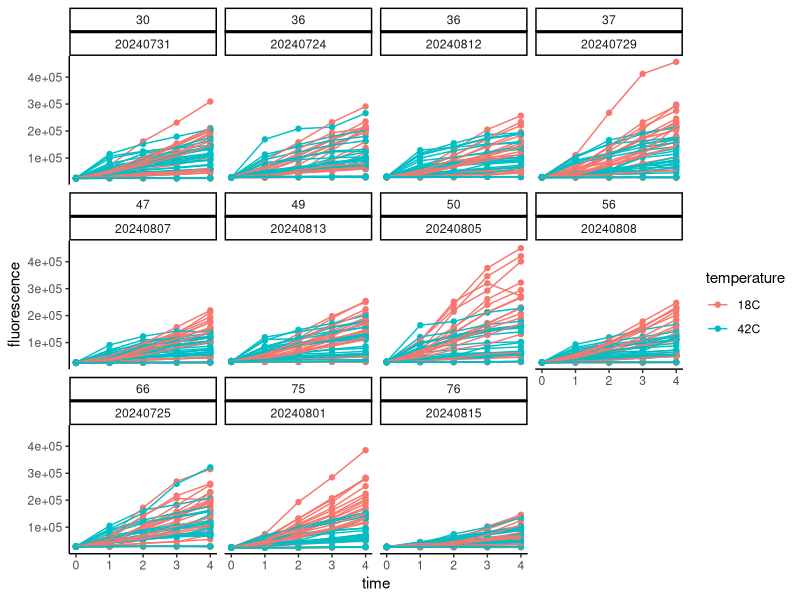
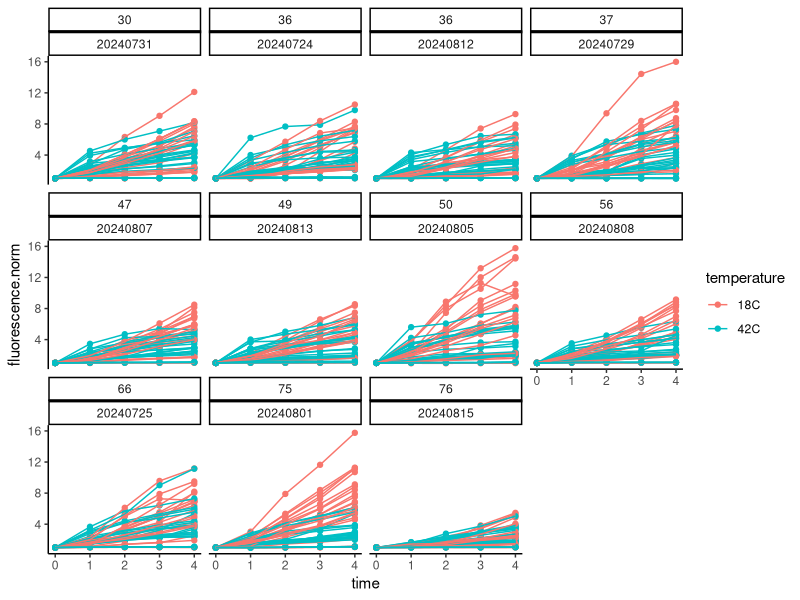
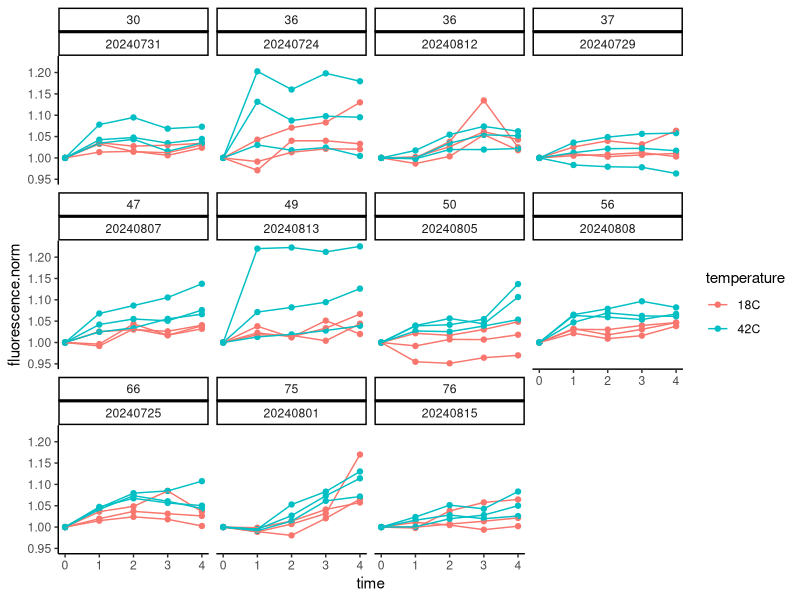
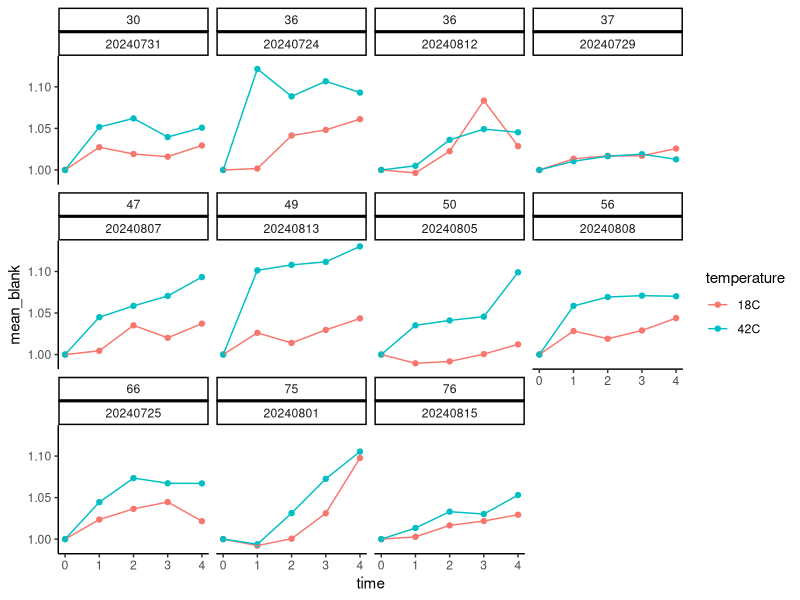
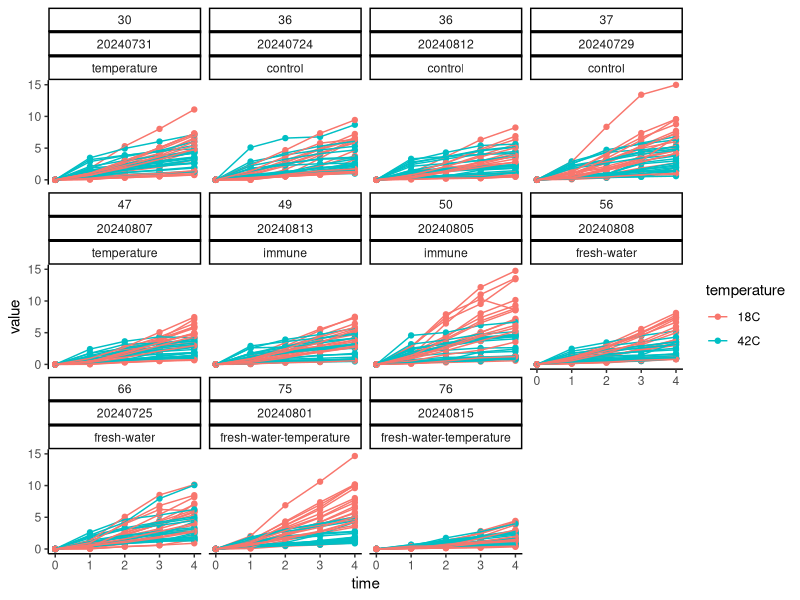
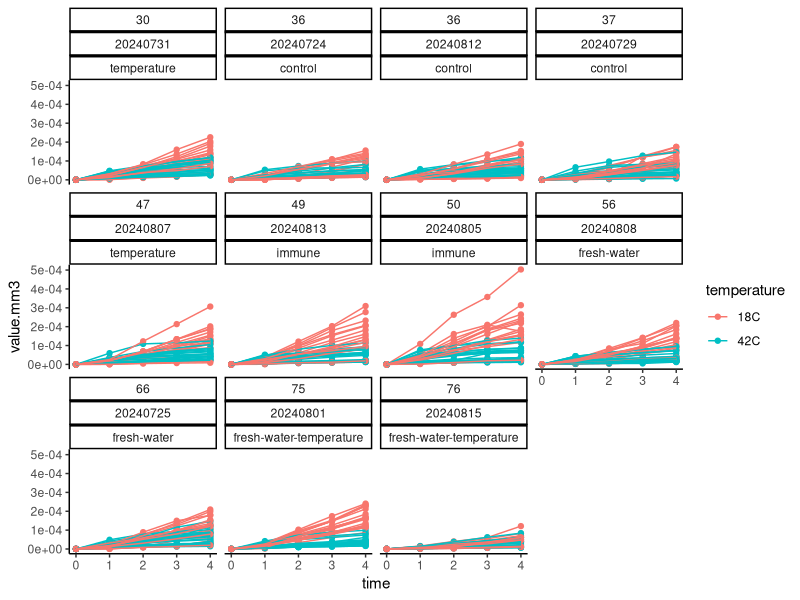
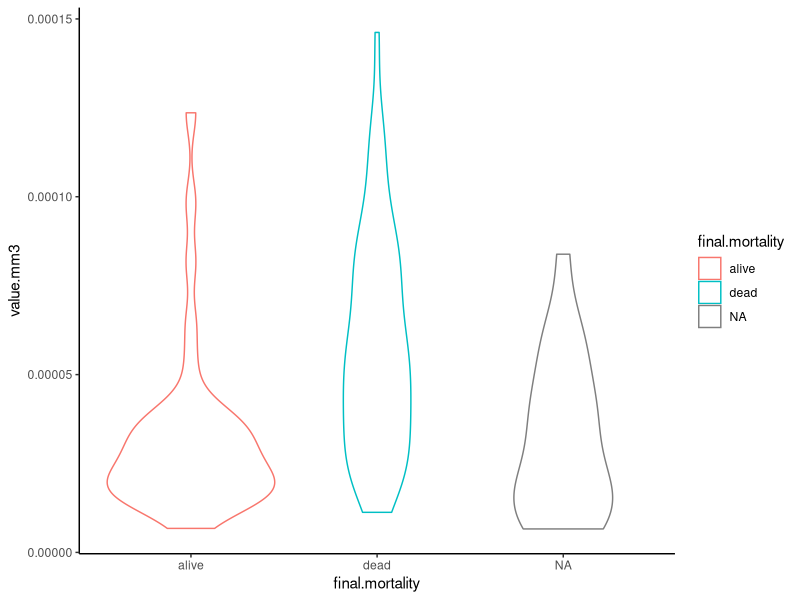
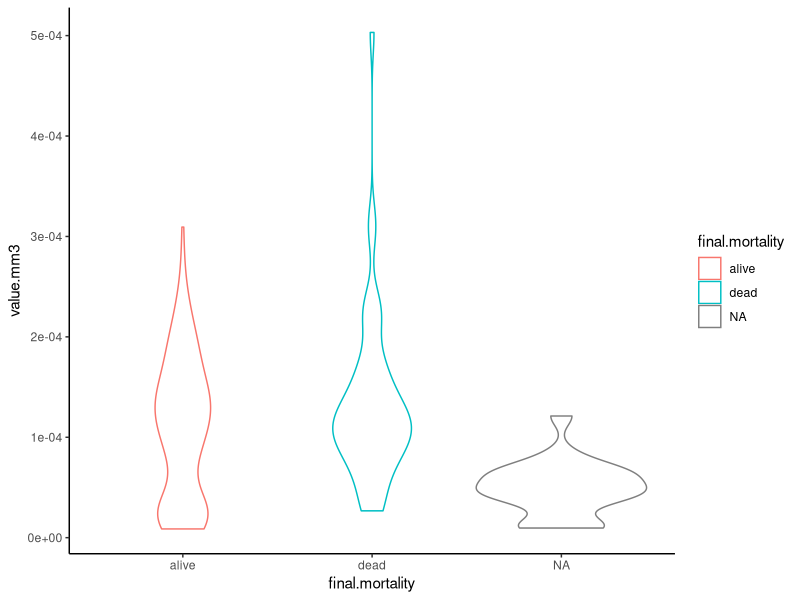

Generate these figures, in order, with R: (Note: this script raises an error after producing the figures.)
## ---- chunk 1
knitr::opts_chunk$set(echo = TRUE, warning = FALSE, message = FALSE)
## ---- chunk 2
library(MASS) 
library(tidyverse)
library(ggplot2)
library(readxl)
library(cowplot)
library(lme4)
library(lmerTest)
library(car)
library(effects)
library(emmeans)
## ---- chunk 3
#read in files
data <- read_csv("data/resazurin/resazurin_data.csv")

data<-data%>%
  pivot_longer(names_to="time", values_to="fluorescence", cols=`0`:`4`)%>%
  mutate(time=as.numeric(time))
## ---- chunk 4
surv<-read_excel("data/survival/survival_resazurin.xlsx")

surv<-surv%>%
  pivot_longer(names_to="time", values_to="status", cols=`0`:`24`)%>%
  mutate(time=as.numeric(time))%>%
  rename(date=date.resazurin, sample=oyster)%>%
  mutate(sample=as.character(sample))
## ---- chunk 5
size <- read_csv("data/resazurin/resazurin-size.csv")%>%select(!notes)%>%mutate(sample=as.character(sample))
## ---- chunk 6
data<-left_join(data, surv)

data<-left_join(data,size)
## ---- chunk 7
final<-surv%>%
  filter(time==24)%>%
  rename(final.mortality=status)%>%
  select(!time)

data<-left_join(data, final)
## ---- chunk 8
data<-data%>%
  mutate(final.mortality = case_when(
    final.mortality == 0 ~ "alive",
    final.mortality == 1 ~ "dead",
    TRUE ~ as.character(final.mortality)  # To handle any other values
  ))
## ---- chunk 9
data%>%
  ggplot(aes(x=time, y=fluorescence, colour=temperature, group=sample))+
  facet_wrap(~bag*date)+
  geom_point()+
  geom_line()+
  theme_classic()
## ---- chunk 10
data<-data%>%
  group_by(date, bag, sample, width.mm, length.mm)%>%
  arrange(date, bag, sample)%>%
  mutate(fluorescence.norm=fluorescence/first(fluorescence))
## ---- chunk 11
data%>%
  ggplot(aes(x=time, y=fluorescence.norm, colour=temperature, group=sample))+
  facet_wrap(~bag*date)+
  geom_point()+
  geom_line()+
  theme_classic()
## ---- chunk 12
data%>%
  filter(type=="blank")%>%
  ggplot(aes(x=time, y=fluorescence.norm, colour=temperature, group=sample))+
  facet_wrap(~bag*date)+
  geom_point()+
  geom_line()+
  theme_classic()
## ---- chunk 13
blanks<-data%>%
  filter(type=="blank")%>%
  group_by(date, bag, temperature, time)%>%
  summarise(mean_blank=mean(fluorescence.norm))
## ---- chunk 14
blanks%>%
  ggplot(aes(x=time, y=mean_blank, colour=temperature))+
  facet_wrap(~bag*date)+
  geom_point()+
  geom_line()+
  theme_classic()
## ---- chunk 15
data<-left_join(data, blanks)

data<-data%>%
  filter(!type=="blank")%>%
  mutate(value=fluorescence.norm-mean_blank)
## ---- chunk 16
data%>%
  ggplot(aes(x=time, y=value, colour=temperature, group=sample))+
  facet_wrap(~bag*date*hardening)+
  geom_point()+
  geom_line()+
  theme_classic()
## ---- chunk 17
data<-data%>%
  select(!type)%>%
  select(!fluorescence.norm)%>%
  select(!mean_blank)%>%
  select(!fluorescence)
## ---- chunk 18
data$volume.mm3<-(4/3) * pi * ((data$length.mm/2) * (data$width.mm/2))^2

data$value.mm3<-data$value/data$volume.mm3
## ---- chunk 19
data%>%
  ggplot(aes(x=time, y=value.mm3, colour=temperature, group=sample))+
  facet_wrap(~bag*date*hardening)+
  geom_point()+
  geom_line()+
  theme_classic()
## ---- chunk 20
data%>%
  filter(time==4)%>%
  filter(temperature=="42C")%>%
  
  ggplot(aes(x=final.mortality, y=value.mm3, colour=final.mortality))+
  geom_violin()+
  theme_classic()

data%>%
  filter(time==4)%>%
  filter(temperature=="18C")%>%
  
  ggplot(aes(x=final.mortality, y=value.mm3, colour=final.mortality))+
  geom_violin()+
  theme_classic()
## ---- chunk 21
data%>%
  filter(time==4)%>%
  
  ggplot(aes(x=volume.mm3, y=final.mortality, colour=final.mortality))+
  geom_violin()+
  theme_classic()
## ---- chunk 22
data$time<-as.factor(data$time)
## ---- chunk 23
hist(data$volume.mm3)
## ---- chunk 24
data<-data%>%
  filter(volume.mm3<150000)

hist(data$volume.mm3)
## ---- chunk 25
model.size<-lmer(sqrt(value) ~ time * temperature * scale(volume.mm3) + (1|bag) + (1|date:bag:sample), data=data)

summary(model.size)
anova(model.size)
rand(model.size)

qqPlot(residuals(model.size))

plot(Effect(c("volume.mm3"), model.size))
## ---- chunk 26
data%>%
  ggplot(aes(x=time, y=sqrt(value), colour=scale(volume.mm3), group=paste(date, bag, sample)))+
  facet_wrap(~temperature)+
  scale_colour_gradientn(colours=c("blue", "lightblue", "white","pink", "red"))+
  geom_point()+
  geom_line()+
  theme_classic()
## ---- chunk 27
final<-data%>%
  filter(time=="4")
## ---- chunk 28
model.size2<-lmer(sqrt(value) ~ temperature * scale(volume.mm3) + (1|bag), data=data)

summary(model.size2)
anova(model.size2)
rand(model.size2)

qqPlot(residuals(model.size2))

plot(Effect(c("volume.mm3"), model.size2))
## ---- chunk 29
final%>%
  
  ggplot(aes(x=volume.mm3, y=sqrt(value)))+
  #facet_wrap(~temperature)+
  geom_point()+
  geom_smooth(method="lm")+
  theme_classic()
## ---- chunk 30
correlation18C <- lm(sqrt(value) ~ volume.mm3, data = final%>%filter(temperature=="18C"))

corrplot18C<-ggplot(final%>%filter(temperature=="18C"), aes(x = volume.mm3, y = sqrt(value))) +
      geom_point() + 
      geom_smooth(method = "lm", se = TRUE) + 
      theme_classic()+
      labs(title = "y=8.101e-06 + 1.631 (18°C)");corrplot18C
  
      
correlation42C <- lm(sqrt(value) ~ volume.mm3, data = final%>%filter(temperature=="42C"))

corrplot42C<-ggplot(final%>%filter(temperature=="42C"), aes(x = volume.mm3, y = sqrt(value))) +
      geom_point() + 
      geom_smooth(method = "lm", se = TRUE) + 
      theme_classic()+
      labs(title = "y=5.773e-06 + 1.233 (42°C)");corrplot42C
    
  
## ---- chunk 31
model<-lmer(value.mm3 ~ time * temperature * hardening + (1|bag) + (1|date:bag:sample), data=data)

qqPlot(residuals(model))

hist(data$value.mm3)
## ---- chunk 32
# Extract raw residuals
data$raw_resid <- residuals(model)

# Standardize residuals
data$std_resid <- data$raw_resid / sd(data$raw_resid)

# Flag potential outliers
outlier_threshold <- 3
data$outlier_flag <- abs(data$std_resid) > outlier_threshold

# Filter rows flagged as outliers
outliers <- data %>% filter(outlier_flag == TRUE)
print(outliers)

# Plot standardized residuals
ggplot(data, aes(x = seq_along(std_resid), y = std_resid)) +
  geom_point(aes(color = outlier_flag), size = 2) +
  geom_hline(yintercept = c(-outlier_threshold, outlier_threshold), linetype = "dashed", color = "red") +
  labs(title = "Standardized Residuals with Outliers", x = "Index", y = "Standardized Residual") +
  theme_minimal()
## ---- chunk 33
data<-data%>%
  filter(!outlier_flag==TRUE)
## ---- chunk 34
hist(data$value.mm3)
## ---- chunk 35
data<-data%>%
  filter(!c(time=="4"& hardening=="temperature" & final.mortality=="alive" & temperature=="42C" & value.mm3>0.0001))
## ---- chunk 36
data%>%
  ggplot(aes(x=time, y=value.mm3, colour=temperature, group=sample))+
  facet_wrap(~bag*date*hardening)+
  geom_point()+
  geom_line()+
  theme_classic()
## ---- chunk 37
model<-lmer(sqrt(value.mm3) ~ time * temperature * hardening + (1|hardening:bag) + (1|date:bag:sample), data=data)

summary(model)
anova(model)
rand(model)

qqPlot(residuals(model))
## ---- chunk 38
plot1<-data%>%

  ggplot(aes(x=time, y=value.mm3, color=temperature, fill=temperature))+
  facet_grid(~hardening)+
  geom_point(alpha=0.5)+
  geom_smooth(aes(group=temperature))+
  scale_colour_manual(values=c("cyan4", "orange"))+
  scale_fill_manual(values=c("cyan4", "orange"))+
  theme_classic()+
  xlab("Hour");plot1

plot1a<-data%>%

  ggplot(aes(x=time, y=value.mm3, color=hardening, fill=hardening))+
  facet_grid(~temperature)+
  geom_point(alpha=0.5)+
  geom_smooth(aes(group=hardening))+
  #scale_colour_manual(values=c("cyan4", "orange"))+
  #scale_fill_manual(values=c("cyan4", "orange"))+
  theme_classic()+
  xlab("Hour");plot1a
## ---- chunk 39
plot2<-data%>%
  group_by(temperature, hardening, time)%>%
  summarize(mean=mean(value.mm3, na.rm=TRUE), se=sd(value.mm3, na.rm=TRUE)/sqrt(length(value.mm3)))%>%

  ggplot(aes(x=time, y=mean, color=temperature, fill=temperature))+
  facet_grid(~hardening)+
  geom_point(alpha=0.5)+
  geom_errorbar(aes(ymin=mean-se, ymax=mean+se), width=0.1)+
  geom_line(aes(group=temperature))+
  scale_colour_manual(values=c("cyan4", "orange"))+
  scale_fill_manual(values=c("cyan4", "orange"))+
  theme_classic()+
  xlab("Hour");plot2

plot2a<-data%>%
  group_by(temperature, hardening, time)%>%
  summarise(mean=mean(value.mm3, na.rm=TRUE), se=sd(value.mm3, na.rm=TRUE)/sqrt(length(value.mm3)))%>%

  ggplot(aes(x=time, y=mean, color=hardening, fill=hardening))+
  facet_grid(~temperature)+
  geom_errorbar(aes(ymin=mean-se, ymax=mean+se), width=0.1)+
  geom_point(alpha=0.5)+
  geom_line(aes(group=hardening))+
  #scale_colour_manual(values=c("cyan4", "orange"))+
  #scale_fill_manual(values=c("cyan4", "orange"))+
  theme_classic()+
  xlab("Hour");plot2a
## ---- chunk 40
anova(model)

emm<-emmeans(model, ~hardening|temperature|time, adjust = "tukey")
pairs(emm)

## ---- chunk 41
emm<-emmeans(model, ~temperature|hardening|time, adjust = "tukey")
pairs(emm)
## ---- chunk 42
final<-data%>%
  filter(time==4)

model2<-lmer(sqrt(value.mm3) ~ temperature * hardening + (1|hardening:bag), data=final)
summary(model2)

qqPlot(residuals(model2))

hist(final$value.mm3)
## ---- chunk 43
# Extract raw residuals
final$raw_resid <- residuals(model2)

# Standardize residuals
final$std_resid <- final$raw_resid / sd(final$raw_resid)

# Flag potential outliers
outlier_threshold <- 3
final$outlier_flag <- abs(final$std_resid) > outlier_threshold

# Filter rows flagged as outliers
outliers <- final %>% filter(outlier_flag == TRUE)
print(outliers)

# Plot standardized residuals
ggplot(final, aes(x = seq_along(std_resid), y = std_resid)) +
  geom_point(aes(color = outlier_flag), size = 2) +
  geom_hline(yintercept = c(-outlier_threshold, outlier_threshold), linetype = "dashed", color = "red") +
  labs(title = "Standardized Residuals with Outliers", x = "Index", y = "Standardized Residual") +
  theme_minimal()
## ---- chunk 44
hist(final$value.mm3)
## ---- chunk 45
final%>%
  ggplot(aes(x=hardening, y=value.mm3, colour=temperature, group=sample))+
  geom_point()+
  theme_classic()
## ---- chunk 46
model2<-lmer(sqrt(value.mm3) ~ temperature * hardening + (1|hardening:bag), data=final)

summary(model2)
anova(model2)
rand(model2)

qqPlot(residuals(model2))
## ---- chunk 47
plot3<-final%>%

  ggplot(aes(x=hardening, y=value.mm3, color=temperature))+
  geom_boxplot(position=position_dodge(0.5))+
  geom_point(alpha=0.5, position=position_dodge(0.5))+
  scale_colour_manual(values=c("cyan4", "orange"))+
  theme_classic()+
  xlab("Hardening Treatment");plot3

plot3a<-final%>%

  ggplot(aes(x=temperature, y=value.mm3, color=hardening))+
  geom_boxplot(position=position_dodge(0.9))+
  geom_point(alpha=0.5, position=position_dodge(0.9))+
  #scale_colour_manual(values=c("cyan4", "orange"))+
  theme_classic()+
  xlab("Temperature");plot3a
## ---- chunk 48
plot4<-final%>%
  group_by(temperature, hardening)%>%
  summarise(mean=mean(value.mm3, na.rm=TRUE), se=sd(value.mm3, na.rm=TRUE)/sqrt(length(value.mm3)))%>%

  ggplot(aes(x=hardening, y=mean, color=temperature, fill=temperature))+
  geom_point(alpha=0.5)+
  geom_errorbar(aes(ymin=mean-se, ymax=mean+se), width=0.1)+
  scale_colour_manual(values=c("cyan4", "orange"))+
  scale_fill_manual(values=c("cyan4", "orange"))+
  theme_classic()+
  xlab("Hardening Treatment");plot4

plot4a<-final%>%
  group_by(temperature, hardening)%>%
  summarise(mean=mean(value.mm3, na.rm=TRUE), se=sd(value.mm3, na.rm=TRUE)/sqrt(length(value.mm3)))%>%

  ggplot(aes(x=temperature, y=mean, color=hardening, fill=hardening))+
  geom_point(alpha=0.5, position=position_dodge(0.7))+
  geom_errorbar(aes(ymin=mean-se, ymax=mean+se), width=0.1, position=position_dodge(0.7))+
  #scale_colour_manual(values=c("cyan4", "orange"))+
  #scale_fill_manual(values=c("cyan4", "orange"))+
  theme_classic()+
  xlab("Temperature");plot4a
## ---- chunk 49
anova(model2)

emm<-emmeans(model2, ~hardening|temperature, adjust = "tukey")
pairs(emm)

## ---- chunk 50
emm<-emmeans(model, ~temperature|hardening, adjust = "tukey")
pairs(emm)

## ---- chunk 51
final_mort<-data%>%
  filter(time==4)

model3<-lmer(sqrt(value.mm3) ~ temperature * hardening * final.mortality + (1|hardening:bag), data=final_mort)

qqPlot(residuals(model3))

hist(final_mort$value.mm3)
## ---- chunk 52
# Extract raw residuals
final_mort$raw_resid <- residuals(model3)

# Standardize residuals
final_mort$std_resid <- final_mort$raw_resid / sd(final_mort$raw_resid)

# Flag potential outliers
outlier_threshold <- 3
final_mort$outlier_flag <- abs(final_mort$std_resid) > outlier_threshold

# Filter rows flagged as outliers
outliers <- final_mort %>% filter(outlier_flag == TRUE)
print(outliers)

# Plot standardized residuals
ggplot(final_mort, aes(x = seq_along(std_resid), y = std_resid)) +
  geom_point(aes(color = outlier_flag), size = 2) +
  geom_hline(yintercept = c(-outlier_threshold, outlier_threshold), linetype = "dashed", color = "red") +
  labs(title = "Standardized Residuals with Outliers", x = "Index", y = "Standardized Residual") +
  theme_minimal()
## ---- chunk 53
hist(final$value.mm3)
## ---- chunk 54
final%>%
  ggplot(aes(x=hardening, y=value.mm3, colour=temperature, group=sample))+
  facet_wrap(~final.mortality)+
  geom_point(position=position_dodge(0.5))+
  theme_classic()
## ---- chunk 55
model3<-lmer(sqrt(value.mm3) ~ temperature * hardening * final.mortality + (1|hardening:bag), data=final)

summary(model3)
anova(model3)
rand(model3)

qqPlot(residuals(model3))
## ---- chunk 56
plot5<-final%>%

  ggplot(aes(x=hardening, y=value.mm3, color=final.mortality))+
  facet_grid(~temperature)+
  geom_boxplot(position=position_dodge(0.5))+
  geom_point(alpha=0.5, position=position_dodge(0.5))+
  scale_colour_manual(values=c("darkgray", "darkred"))+
  theme_classic()+
  xlab("Hardening Treatment");plot5

plot5a<-final%>%

  ggplot(aes(x=hardening, y=value.mm3, color=temperature))+
  facet_grid(~final.mortality)+
  geom_boxplot(position=position_dodge(0.9))+
  geom_point(alpha=0.5, position=position_dodge(0.9))+
  scale_colour_manual(values=c("cyan4", "orange"))+
  theme_classic()+
  xlab("Temperature");plot5a

plot5b<-final%>%

  ggplot(aes(x=final.mortality, y=value.mm3, color=temperature))+
  facet_grid(~hardening)+
  geom_boxplot(position=position_dodge(0.9))+
  geom_point(alpha=0.5, position=position_dodge(0.9))+
  scale_colour_manual(values=c("cyan4", "orange"))+
  theme_classic()+
  xlab("Final Mortality");plot5b
## ---- chunk 57
plot6<-final%>%
  group_by(hardening, final.mortality, temperature)%>%
  summarise(mean=mean(value.mm3, na.rm=TRUE), se=sd(value.mm3, na.rm=TRUE)/sqrt(length(value.mm3)))%>%

  ggplot(aes(x=hardening, y=mean, color=final.mortality))+
  facet_grid(~temperature)+
  geom_errorbar(aes(ymin=mean-se, ymax=mean+se), width=0.1, position=position_dodge(0.5))+
  geom_point(alpha=0.5, position=position_dodge(0.5))+
  scale_colour_manual(values=c("darkgray", "darkred"))+
  theme_classic()+
  xlab("Hardening Treatment");plot6

plot6a<-final%>%
  group_by(hardening, final.mortality, temperature)%>%
  summarise(mean=mean(value.mm3, na.rm=TRUE), se=sd(value.mm3, na.rm=TRUE)/sqrt(length(value.mm3)))%>%

  ggplot(aes(x=hardening, y=mean, color=temperature))+
  facet_grid(~final.mortality)+
  geom_point(alpha=0.5, position=position_dodge(0.9))+
  geom_errorbar(aes(ymin=mean-se, ymax=mean+se), width=0.1, position=position_dodge(0.9))+
  scale_colour_manual(values=c("cyan4", "orange"))+
  theme_classic()+
  xlab("Hardening");plot6a

plot6b<-final%>%
  group_by(hardening, final.mortality, temperature)%>%
  summarise(mean=mean(value.mm3, na.rm=TRUE), se=sd(value.mm3, na.rm=TRUE)/sqrt(length(value.mm3)))%>%

  ggplot(aes(x=final.mortality, y=mean, color=temperature))+
  facet_grid(~hardening)+
  geom_line(aes(group=temperature), position=position_dodge(0.9))+
  geom_point(alpha=0.5, position=position_dodge(0.9))+
  geom_errorbar(aes(ymin=mean-se, ymax=mean+se), width=0.1, position=position_dodge(0.9))+
  scale_colour_manual(values=c("cyan4", "orange"))+
  theme_classic()+
  xlab("Final Mortality");plot6b
## ---- chunk 58
anova(model3)

emm<-emmeans(model3, ~final.mortality|temperature|hardening, adjust = "tukey")
pairs(emm)
## ---- chunk 59
final_18C<-data%>%
  filter(time==4)%>%
  filter(temperature=="18C")

model4<-lmer(sqrt(value.mm3) ~ hardening * final.mortality + (1|hardening:bag), data=final_18C)

qqPlot(residuals(model4))

hist(final_18C$value.mm3)
## ---- chunk 60
# Extract raw residuals
final_18C$raw_resid <- residuals(model4)

# Standardize residuals
final_18C$std_resid <- final_18C$raw_resid / sd(final_18C$raw_resid)

# Flag potential outliers
outlier_threshold <- 3
final_18C$outlier_flag <- abs(final_18C$std_resid) > outlier_threshold

# Filter rows flagged as outliers
outliers <- final_18C %>% filter(outlier_flag == TRUE)
print(outliers)

# Plot standardized residuals
ggplot(final_18C, aes(x = seq_along(std_resid), y = std_resid)) +
  geom_point(aes(color = outlier_flag), size = 2) +
  geom_hline(yintercept = c(-outlier_threshold, outlier_threshold), linetype = "dashed", color = "red") +
  labs(title = "Standardized Residuals with Outliers", x = "Index", y = "Standardized Residual") +
  theme_minimal()
## ---- chunk 61
hist(final_18C$value.mm3)
## ---- chunk 62
final_18C%>%
  ggplot(aes(x=hardening, y=value.mm3, colour=final.mortality, group=sample))+
  geom_point(position=position_dodge(0.5))+
  theme_classic()
## ---- chunk 63
model4<-lmer(sqrt(value.mm3) ~ hardening * final.mortality + (1|hardening:bag), data=final_18C)

summary(model4)
anova(model4)
rand(model4)

qqPlot(residuals(model4))
## ---- chunk 64
plot7<-final_18C%>%

  ggplot(aes(x=hardening, y=value.mm3, color=final.mortality))+
  geom_boxplot(position=position_dodge(0.5))+
  geom_point(alpha=0.5, position=position_dodge(0.5))+
  scale_colour_manual(values=c("darkgray", "darkred"))+
  theme_classic()+
  xlab("Hardening Treatment");plot7

plot7a<-final_18C%>%

  ggplot(aes(x=temperature, y=value.mm3, color=hardening))+
  geom_boxplot(position=position_dodge(0.9))+
  geom_point(alpha=0.5, position=position_dodge(0.9))+
  theme_classic()+
  xlab("Temperature");plot7a
## ---- chunk 65
plot8<-final_18C%>%
  group_by(hardening, final.mortality)%>%
  summarise(mean=mean(value.mm3, na.rm=TRUE), se=sd(value.mm3, na.rm=TRUE)/sqrt(length(value.mm3)))%>%
  
  ggplot(aes(x=hardening, y=mean, color=final.mortality))+
  geom_errorbar(aes(ymin=mean-se, ymax=mean+se), width=0.1, position=position_dodge(0.5))+
  geom_point(alpha=0.5, position=position_dodge(0.5))+
  scale_colour_manual(values=c("darkgray", "darkred"))+
  theme_classic()+
  xlab("Hardening Treatment");plot8

plot8a<-final_18C%>%
  group_by(hardening, final.mortality)%>%
  summarise(mean=mean(value.mm3, na.rm=TRUE), se=sd(value.mm3, na.rm=TRUE)/sqrt(length(value.mm3)))%>%

  ggplot(aes(x=final.mortality, y=mean, color=hardening))+
  geom_errorbar(aes(ymin=mean-se, ymax=mean+se), width=0.1, position=position_dodge(0.1))+
  geom_point(alpha=0.5, position=position_dodge(0.1))+
  geom_line(aes(group=hardening))+
  theme_classic()+
  xlab("Final Mortality");plot8a
## ---- chunk 66
anova(model4)

emm<-emmeans(model4, ~final.mortality|hardening, adjust = "tukey")
pairs(emm)
## ---- chunk 67
final_42C<-data%>%
  filter(time==4)%>%
  filter(temperature=="42C")

model5<-lmer(sqrt(value.mm3) ~ hardening * final.mortality + (1|hardening:bag), data=final_42C)

qqPlot(residuals(model5))

hist(final_42C$value.mm3)
## ---- chunk 68
# Extract raw residuals
final_42C$raw_resid <- residuals(model5)

# Standardize residuals
final_42C$std_resid <- final_42C$raw_resid / sd(final_42C$raw_resid)

# Flag potential outliers
outlier_threshold <- 3
final_42C$outlier_flag <- abs(final_42C$std_resid) > outlier_threshold

# Filter rows flagged as outliers
outliers <- final_42C %>% filter(outlier_flag == TRUE)
print(outliers)

# Plot standardized residuals
ggplot(final_42C, aes(x = seq_along(std_resid), y = std_resid)) +
  geom_point(aes(color = outlier_flag), size = 2) +
  geom_hline(yintercept = c(-outlier_threshold, outlier_threshold), linetype = "dashed", color = "red") +
  labs(title = "Standardized Residuals with Outliers", x = "Index", y = "Standardized Residual") +
  theme_minimal()
## ---- chunk 69
hist(final_42C$value.mm3)
## ---- chunk 70
final_42C%>%
  ggplot(aes(x=hardening, y=value.mm3, colour=final.mortality, group=sample))+
  geom_point(position=position_dodge(0.5))+
  theme_classic()
## ---- chunk 71
model5<-lmer(sqrt(value.mm3) ~ hardening * final.mortality + (1|hardening:bag), data=final_42C)

summary(model5)
anova(model5)
rand(model5)

qqPlot(residuals(model5))
## ---- chunk 72
plot9<-final_42C%>%

  ggplot(aes(x=hardening, y=value.mm3, color=final.mortality))+
  geom_boxplot(position=position_dodge(0.5))+
  geom_point(alpha=0.5, position=position_dodge(0.5))+
  scale_colour_manual(values=c("darkgray", "darkred"))+
  theme_classic()+
  xlab("Hardening Treatment");plot9

plot9a<-final_42C%>%

  ggplot(aes(x=temperature, y=value.mm3, color=hardening))+
  geom_boxplot(position=position_dodge(0.9))+
  geom_point(alpha=0.5, position=position_dodge(0.9))+
  theme_classic()+
  xlab("Temperature");plot9a
## ---- chunk 73
plot9<-final_42C%>%
  group_by(hardening, final.mortality)%>%
  summarise(mean=mean(value.mm3, na.rm=TRUE), se=sd(value.mm3, na.rm=TRUE)/sqrt(length(value.mm3)))%>%
  
  ggplot(aes(x=hardening, y=mean, color=final.mortality))+
  geom_errorbar(aes(ymin=mean-se, ymax=mean+se), width=0.1, position=position_dodge(0.5))+
  geom_point(alpha=0.5, position=position_dodge(0.5))+
  scale_colour_manual(values=c("darkgray", "darkred"))+
  theme_classic()+
  xlab("Hardening Treatment");plot9

plot9a<-final_42C%>%
  group_by(hardening, final.mortality)%>%
  summarise(mean=mean(value.mm3, na.rm=TRUE), se=sd(value.mm3, na.rm=TRUE)/sqrt(length(value.mm3)))%>%

  ggplot(aes(x=final.mortality, y=mean, color=hardening))+
  geom_errorbar(aes(ymin=mean-se, ymax=mean+se), width=0.1, position=position_dodge(0.1))+
  geom_point(alpha=0.5, position=position_dodge(0.1))+
  geom_line(aes(group=hardening), position=position_dodge(0.1))+
  theme_classic()+
  xlab("Final Mortality");plot9a
## ---- chunk 74
anova(model5)

emm<-emmeans(model5, ~final.mortality|hardening, adjust = "tukey")
pairs(emm)
